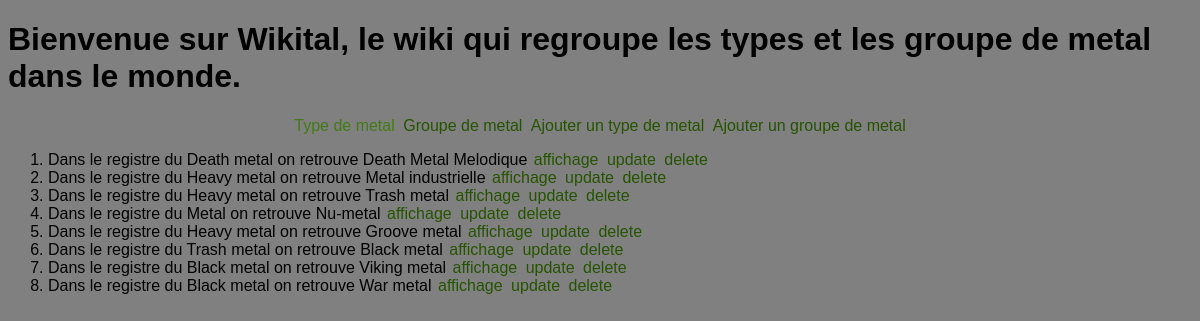
The page /groupedemetal/indextypedemetal/ on the database its author committed.
### groupedemetal/models.py (models this page shows, shortened)
class Typedemetal(models.Model):
    registre = models.CharField(max_length=100)
    sous_registre = models.CharField(max_length=100)
    resume = models.TextField(null  = True, blank = True)
    def __str__(self):
        rendue = f"Dans le registre du {self.registre} on retrouve {self.sous_registre}"
        return rendue

### groupedemetal/typedemetal_views.py (the view)
# urls.py: path('indextypedemetal/', typedemetal_views.index),
def index(request):
    liste = list(models.Typedemetal.objects.all())
    return render(request, 'bibliotheque/typedemetal/index.html', {'liste': liste})

### groupedemetal/templates/bibliotheque/typedemetal/index.html (shortened to what this page needs)
{% extends 'bibliotheque/main.html' %}
{% block titre %}
<h1> Bienvenue sur Wikital, le wiki qui regroupe les types et les groupe de metal dans le monde. </h1>
{% endblock %}
{% block nav %}
<nav class="navbarre"><a href="">Type de metal</a> <a href="/groupedemetal/indexgroupedemetal/">Groupe de metal</a> <a href="/groupedemetal/formulairetypedemetal/">Ajouter un type de metal</a> <a href="/groupedemetal/formulaire/">Ajouter un groupe de metal</a> </nav>
{% endblock %}
{% block content %}
<ol>
    {%for l in liste %}
        <li> {{l}} <a href="/groupedemetal/affichetypedemetal/{{l.id}}/"> affichage </a> <a href="/groupedemetal/updatetypedemetal/{{l.id}}/"> update </a> <a href="/groupedemetal/deletetypedemetal/{{l.id}}/"> delete </a></li>
    {% endfor %}
</ol>
{% endblock %}

### groupedemetal/templates/bibliotheque/main.html (shortened to what this page needs)
<!DOCTYPE html>
<html lang="en">
<head>
    {%load static%}
    <link href="{%static 'style.css'%}" rel="stylesheet"/>
</head>
<body>
{% block titre %}
{% endblock %}
{% block nav %}
{% endblock %}
{% block content %}
{% endblock %}
</body>
</html>

### groupedemetal/static/style.css (style rules this page uses)
body { background:grey; font-family:Arial; font-size:medium; }
a { outline: none; text-decoration: none; padding: 5px 2px 0; }
a:link { color: #265301; }
.navbarre { text-align:center; text-decoration-color: black; text-decoration:none; }

### rows shown on the page
Typedemetal: registre+sous_registre "Dans le registre du Death metal on retrouve Death Metal Melodique"
Typedemetal: registre+sous_registre "Dans le registre du Heavy metal on retrouve Metal industrielle"
Typedemetal: registre+sous_registre "Dans le registre du Heavy metal on retrouve Trash metal"
Typedemetal: registre+sous_registre "Dans le registre du Metal on retrouve Nu-metal"
Typedemetal: registre+sous_registre "Dans le registre du Heavy metal on retrouve Groove metal"
Typedemetal: registre+sous_registre "Dans le registre du Trash metal on retrouve Black metal"
Typedemetal: registre+sous_registre "Dans le registre du Black metal on retrouve Viking metal"
Typedemetal: registre+sous_registre "Dans le registre du Black metal on retrouve War metal"
